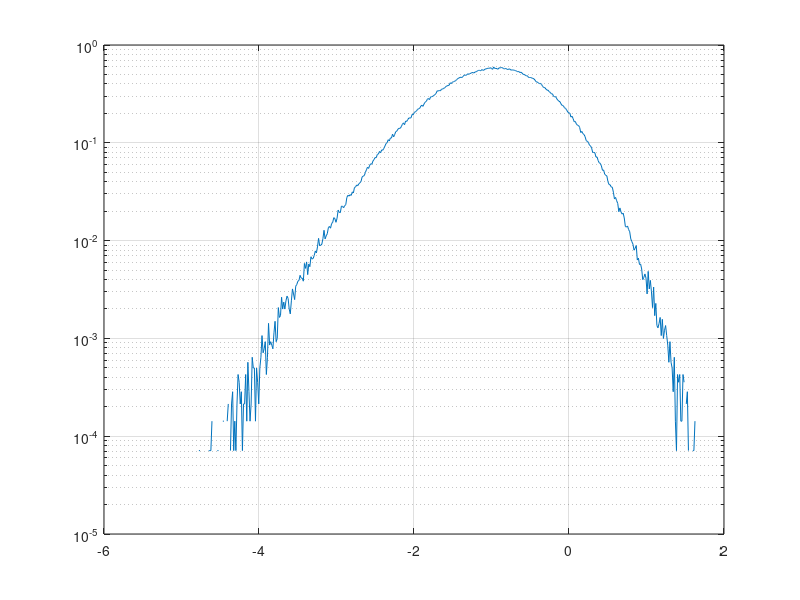

Write the MATLAB code that produced this figure.
% MC_sim_pss_multi_coin

n=4;
N=1000000;

ga=randn(N,n);
coin=min(ga');
mu=mean(coin)
sig=std(coin)
[hcoin,hx]=hist(coin,500);hcoin=hcoin/(N*(hx(2)-hx(1)));sum(hcoin)
figure,semilogy(hx,hcoin),grid on
